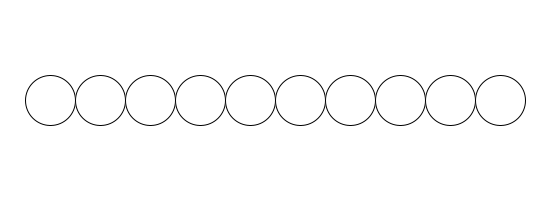
Frame 1 (no input)
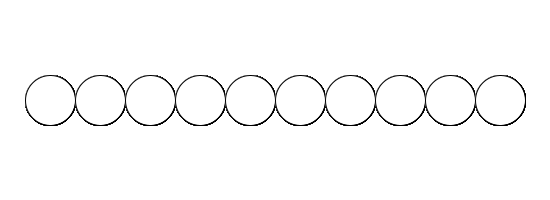
Frame 60 (the mouse pressed at the canvas centre just before this capture)
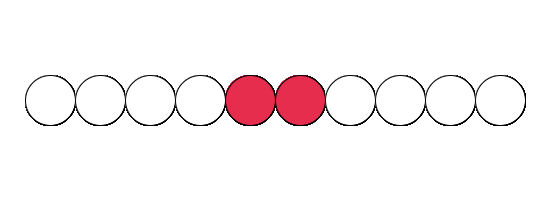
Frame 120 (the mouse held since frame 60 and released just before this capture)

The Processing sketch that drew these frames (run headless with seeded random() and noise(); from frame 60 on, the mouse is pressed at the canvas centre):

// Processing sketch: processing_105636
// ── processing_105636.pde

void setup(){
size(550,200);
background(255);
}
void draw(){

for (int i =0; i <500 ; i = i+50) {
  
  if(mouseX<=75+i && mouseX>=25+i && mouseY>=75 && mouseY<=125){fill(230,45,78);}else{fill(255);}
  ellipse(50+i,100, 50,50);
}

}
